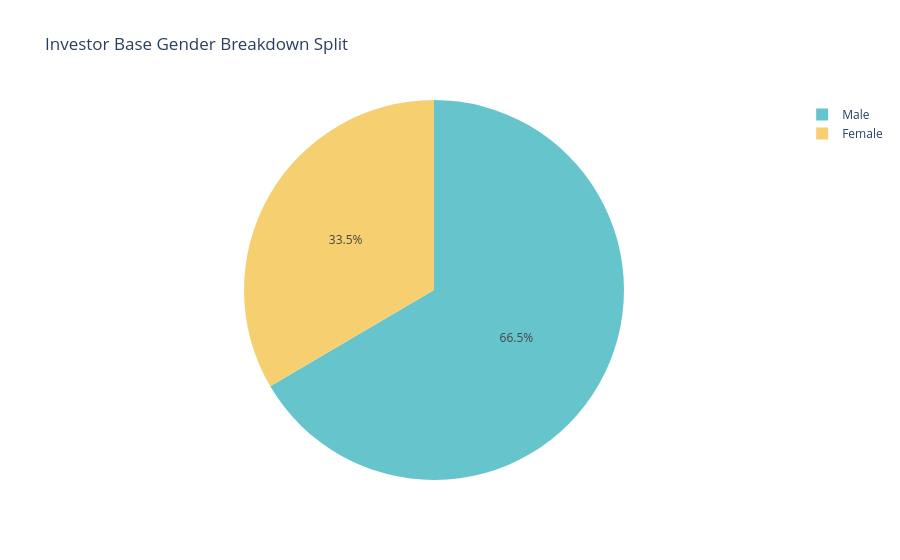

Notebook code cell kept with this figure:
### Code cell
df_tx = pd.read_sql_query("SELECT age_group, gender, amount_inr, transaction_type FROM fact_transactions;", conn)

fig, axes = plt.subplots(1, 2, figsize=(16, 6))

# Chart 1: Age group distribution pie chart
df_tx['age_group'].value_counts().plot.pie(ax=axes[0], autopct='%1.1f%%', colors=sns.color_palette('pastel'))
axes[0].set_title('Investor Age Group Distribution')
axes[0].set_ylabel('')

# Chart 2: SIP Amount box plot by age group
df_sip_only = df_tx[df_tx['transaction_type'] == 'SIP']
sns.boxplot(data=df_sip_only, x='age_group', y='amount_inr', ax=axes[1], palette='Set2')
axes[1].set_title('SIP Investment Amount Range by Age Group')
axes[1].set_ylabel('Transaction Amount (INR)')

plt.tight_layout()
plt.show()

# Chart 3: Gender Split Pie Chart via Plotly
fig_gender = px.pie(df_tx, names='gender', title='Investor Base Gender Breakdown Split', color_discrete_sequence=px.colors.qualitative.Pastel)
fig_gender.show()

### Figure 1 — Plotly figure (JSON) as saved in the notebook; plotly's stock layout.template omitted (floating-point values rounded to 4 significant figures; data arrays with more than 128 entries replaced by an {"elided": "..."} marker saying what was removed)
{"data": [{"domain": {"x": [0, 1], "y": [0, 1]}, "hovertemplate": "gender=%{label}<extra></extra>", "labels": {"elided": "32778 str values"}, "legendgroup": "", "name": "", "showlegend": true, "type": "pie"}], "layout": {"legend": {"tracegroupgap": 0}, "piecolorway": ["rgb(102, 197, 204)", "rgb(246, 207, 113)", "rgb(248, 156, 116)", "rgb(220, 176, 242)", "rgb(135, 197, 95)", "rgb(158, 185, 243)", "rgb(254, 136, 177)", "rgb(201, 219, 116)", "rgb(139, 224, 164)", "rgb(180, 151, 231)", "rgb(179, 179, 179)"], "title": {"text": "Investor Base Gender Breakdown Split"}}}
